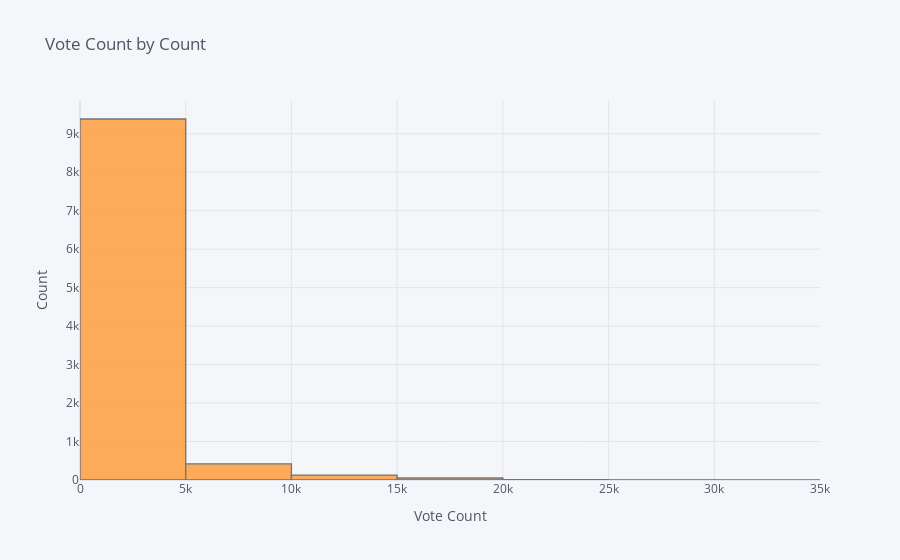

This figure's notebook cell:
### Code cell
mov_df["vote_count"].iplot(title="Vote Count by Count", xTitle="Vote Count", yTitle="Count", kind="hist", bins=10)

### Figure 1 — Plotly figure (JSON) as saved in the notebook; plotly's stock layout.template omitted (floating-point values rounded to 4 significant figures; data arrays with more than 128 entries replaced by an {"elided": "..."} marker saying what was removed)
{"data": [{"histfunc": "count", "histnorm": "", "marker": {"color": "rgba(255, 153, 51, 1.0)", "line": {"color": "#4D5663", "width": 1.3}}, "name": "vote_count", "nbinsx": 10, "opacity": 0.8, "orientation": "v", "type": "histogram", "x": {"elided": "10000 int values"}}], "layout": {"barmode": "overlay", "legend": {"bgcolor": "#F5F6F9", "font": {"color": "#4D5663"}}, "paper_bgcolor": "#F5F6F9", "plot_bgcolor": "#F5F6F9", "title": {"font": {"color": "#4D5663"}, "text": "Vote Count by Count"}, "xaxis": {"gridcolor": "#E1E5ED", "showgrid": true, "tickfont": {"color": "#4D5663"}, "title": {"font": {"color": "#4D5663"}, "text": "Vote Count"}, "zerolinecolor": "#E1E5ED"}, "yaxis": {"gridcolor": "#E1E5ED", "showgrid": true, "tickfont": {"color": "#4D5663"}, "title": {"font": {"color": "#4D5663"}, "text": "Count"}, "zerolinecolor": "#E1E5ED"}}}
